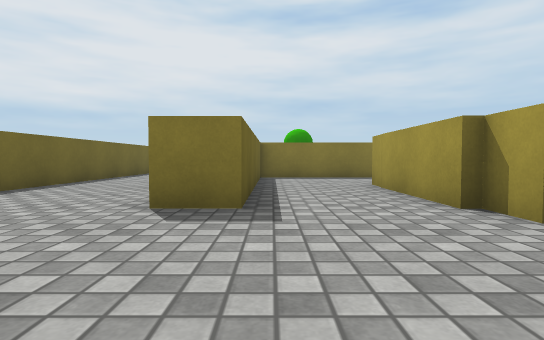
View 1 (above)

24 first-person views from a walk through a Unity game level. The camera is 0.54 m above the floor, tilts 2° down and sees 80° across. The floor is counted in squares, 1 m on a side. Each view is taken from the middle of a square. On the plan, view 1 faces up. The plan holds only what a view shows up to about 9 squares ahead; the rest is blank. The player is left out. Surface patterns are stand-ins for the level's own textures.

View 2
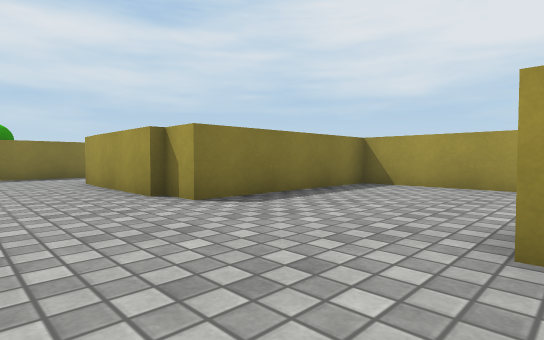

View 3
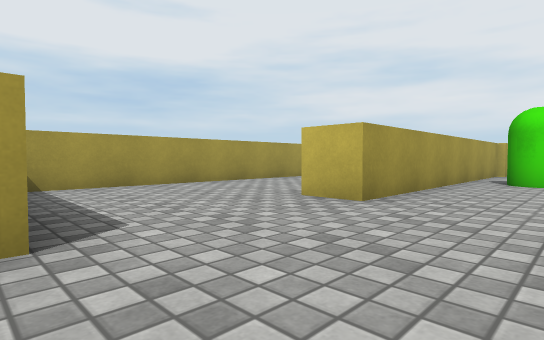

View 4
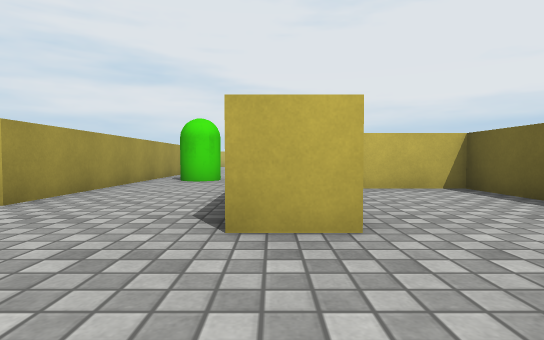

View 5
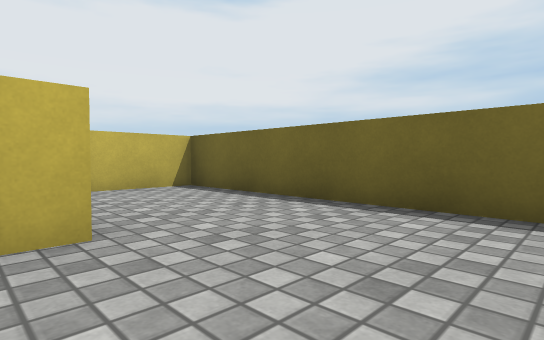

View 6
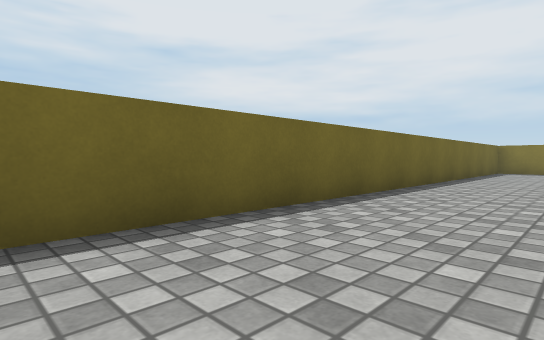

View 7
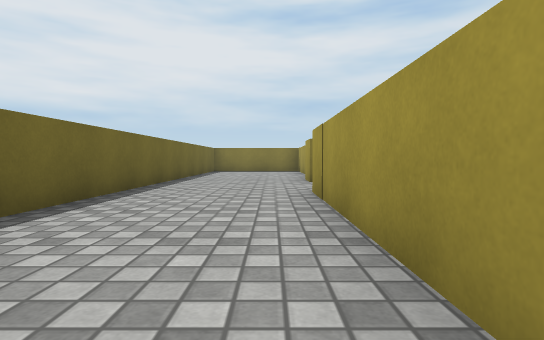

View 8
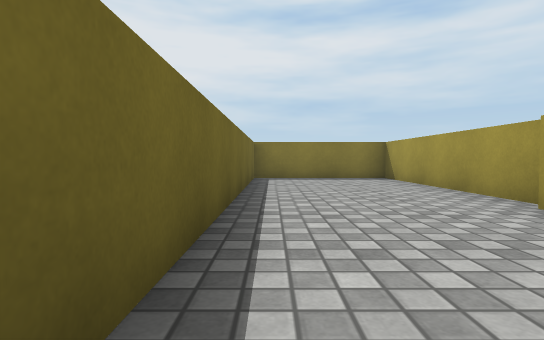

View 9
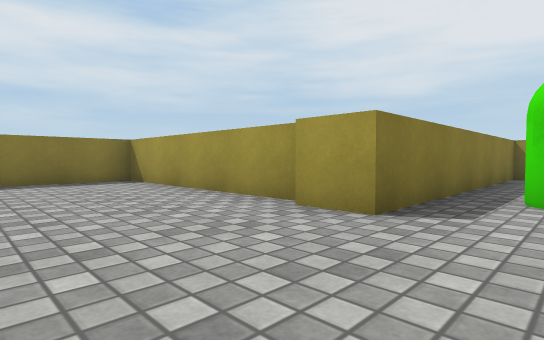

View 10
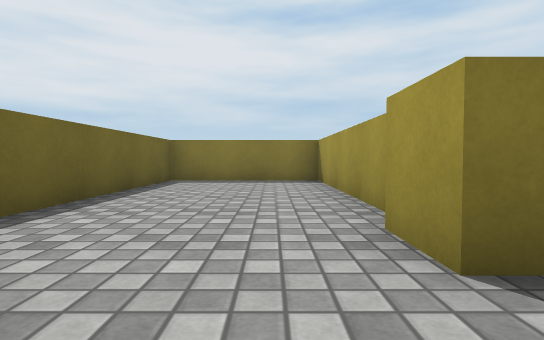

View 11
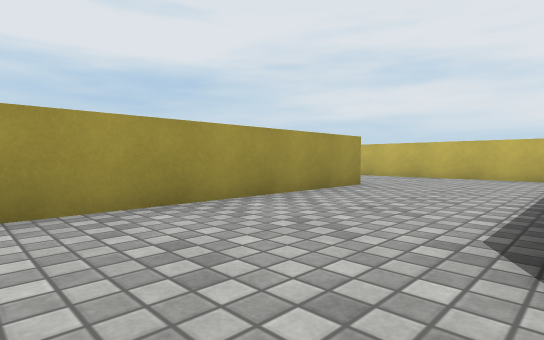

View 12
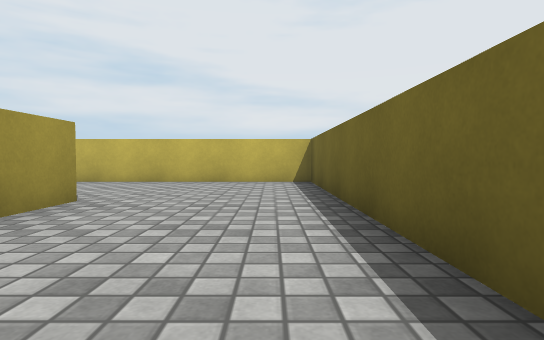

View 13
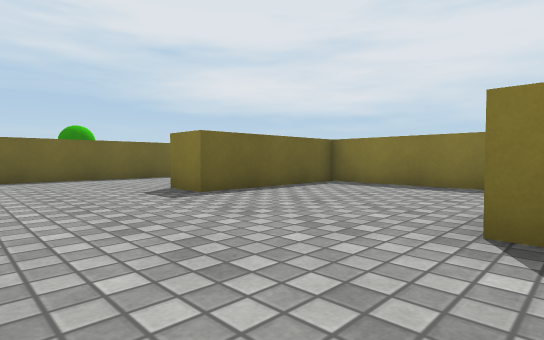

View 14
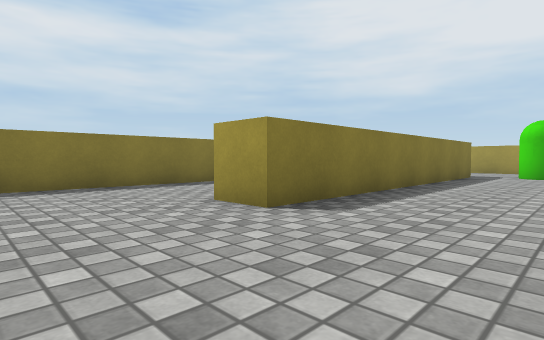

View 15
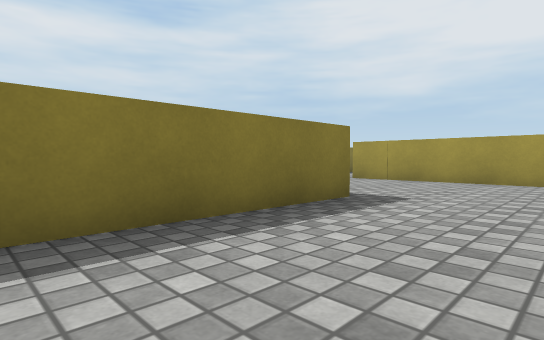

View 16
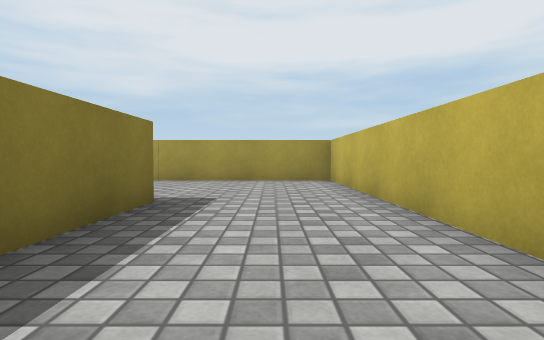

View 17
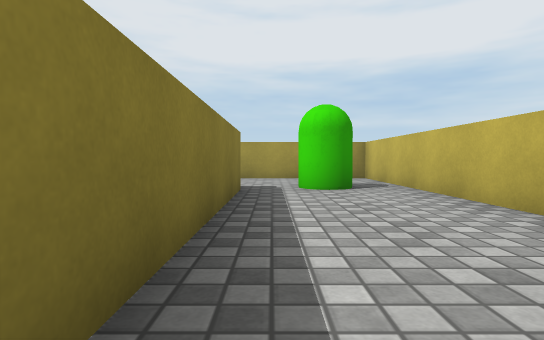

View 18
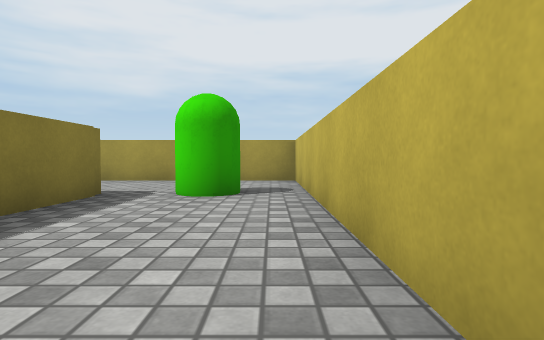

View 19
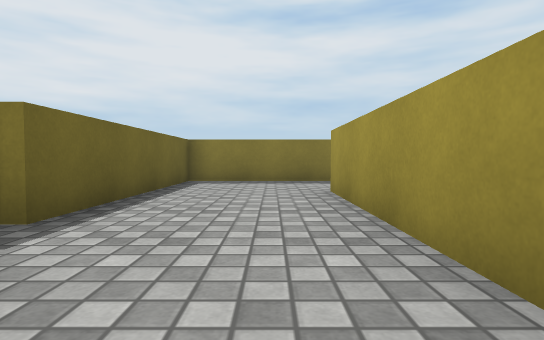

View 20
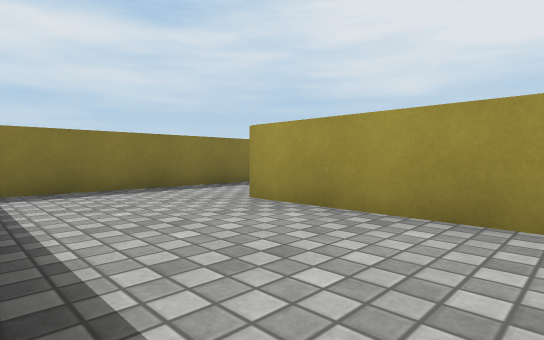

View 21
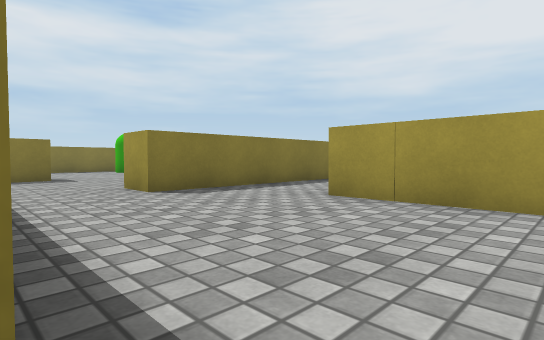

View 22
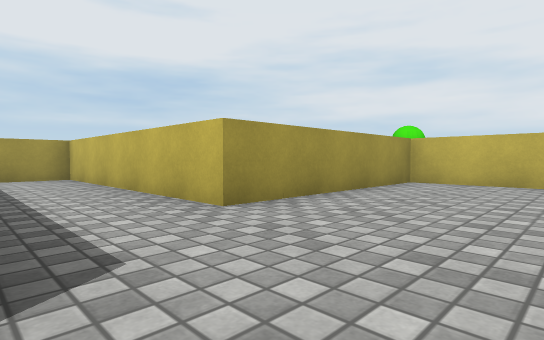

View 23
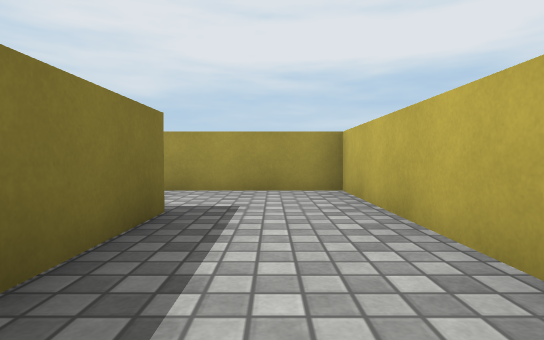

View 24
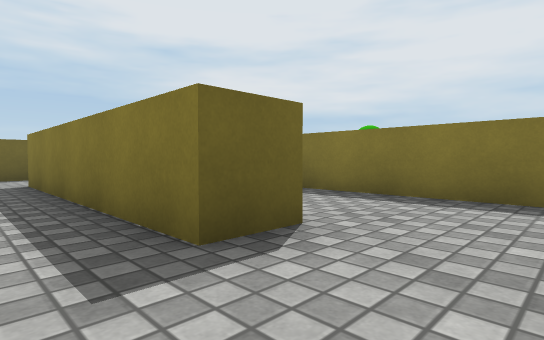

### Floor plan
Points are (right, up) in squares from view 1. A wall is a line through its corners. A room is listed if a view was taken in it or the views show most of it. See-through windows are left out.
Room 1 (views 1, 2)
walls: (2.1, -7.8) (2.1, -0.7)
ways out: opening at (0.5, 0) to room 2
objects: green capsule (1, -5)
Room 2 (views 3, 4, 5, 6, 7, 8, 9, 10, 11, 12, 13, 14, 15, 16, 17, 18, 19, 20, 21, 22, 23, 24)
walls: (3.1, -2) (3.1, -8.6) (8.6, -8.6); (2.1, -0.7) (3.1, -0.7); (2.1, 3.4) (2.1, 6.9); (-1.8, 0.8) (-0.6, 0.8); (12.6, -4.5) (19, -4.5) (19, 0.8) (25.5, 0.8) (25.5, 3.9); (-1.3, 5.8) (-1.3, 10.2); (2.5, 9.3) (0.9, 9.3); (15.1, -1.5) (7.5, -1.4) (7.5, -5.1) (6.5, -5.1) (6.5, 2.6) (2.3, 2.7) (2.3, 3.5); (15.1, 3.5) (15.1, 2.8); (-0.3, 8.4) (-0.3, 3.5) (-1.4, 3.5); (-4.5, 2.8) (-4.5, -2.8) (-2.6, -2.8); (6.1, 12.5) (-1.1, 12.5) (-1.1, 13.5); (15.6, -8.6) (23, -8.6) (23, -2.5); (-0.8, 13.6) (-0.8, 19) (-4.5, 19) (-4.5, 5.1); (23.3, 4.1) (23.3, 3.1) (17.3, 3.1) (17.3, 4.1); (25.1, -0.2) (20, -0.2) (20, -5.5) (11.5, -5.5) (11.5, -4.4)
ways out: opening at (0.5, 0) to room 1; opening at (16.5, 3.5); opening at (24.5, 3.5)
objects: green capsule (1, 11); green capsule (20, -7)

Where each view was taken, in squares from view 1:
view 1: 0 up, 0 right, facing up
view 2: 1 down, 0 right, facing up-right
view 3: 3 up, 0 right, facing down-right
view 4: 3 up, 1 left, facing down
view 5: 3 up, 1 left, facing down-left
view 6: 5 up, 2 left, facing up-left
view 7: 5 up, 2 left, facing up
view 8: 10 up, 4 left, facing up
view 9: 11 up, 4 left, facing up-right
view 10: 11 up, 2 left, facing up
view 11: 1 up, 3 right, facing down-right
view 12: 1 down, 4 right, facing down
view 13: 8 down, 12 right, facing up-left
view 14: 8 down, 9 right, facing up-right
view 15: 4 down, 11 right, facing up-right
view 16: 3 down, 11 right, facing right
view 17: 6 down, 14 right, facing right
view 18: 8 down, 15 right, facing right
view 19: 8 down, 22 right, facing up
view 20: 6 down, 20 right, facing up-right
view 21: 2 down, 15 right, facing up-right
view 22: 3 up, 16 right, facing down-right
view 23: 2 up, 20 right, facing right
view 24: 2 up, 25 right, facing up-left
